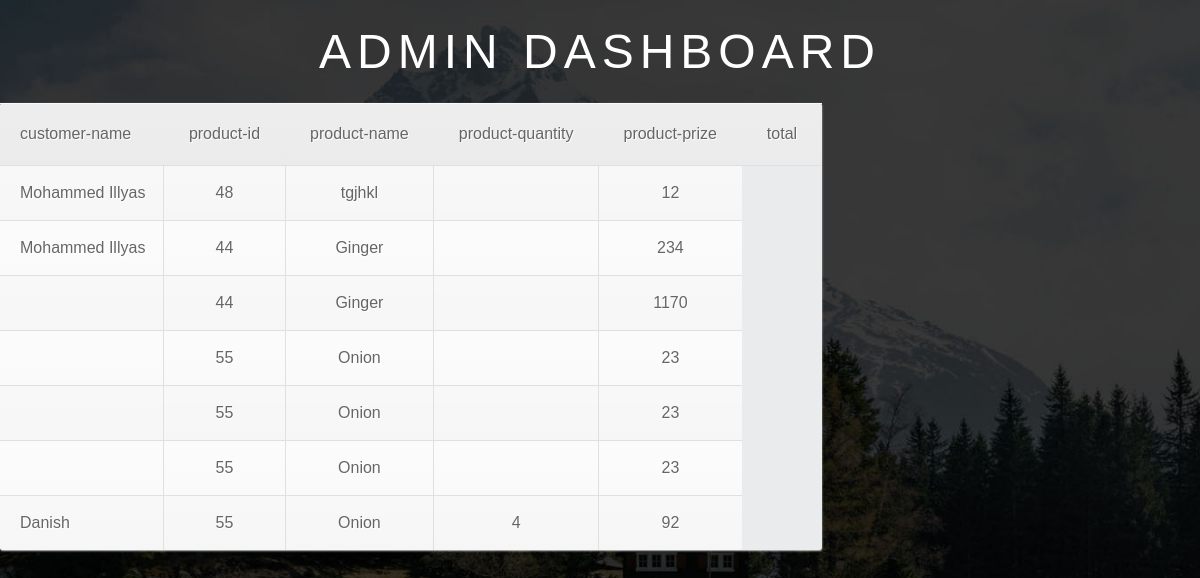
Page /sale.php on the committed database.
### tables this page shows
CREATE TABLE `tb_pdtmaster` (
  `prm_ID` int(10) NOT NULL,
  `prm_Name` varchar(20) NOT NULL,
  `prm_Path` varchar(200) NOT NULL,
  `prm_frm_ID` int(10) NOT NULL,
  `status` varchar(1) NOT NULL
);

### sale.php (the view, shortened to what this page needs)
<html>
<head>
<link href="css/style.css" rel="stylesheet" type="text/css" media="all">
<link href="css/font-awesome.min.css" rel="stylesheet" type="text/css" media="all">
</head>
<body style="background-color:#ffffff">
	<div class="header-w3l">
		<h1>Admin Dashboard</h1>
	</div>
	<div style="width: 70%  ">
<table cellspacing='0'>
	<thead>
		<tr>
			<th>customer-name</th>
			<th>product-id</th>
			<th>product-name</th>
			<th>product-quantity</th>
			<th>product-prize</th>
			<th>total</th>
		</tr>
	</thead>
	<tbody>
	<?php
require"connection.php";
 $sqlDetail = "  SELECT cus_Name, prm_ID, prm_Name, sal_Quantity,sal_prd_Prize FROM sales A
 INNER JOIN tb_pdtmaster B on B.prm_ID  = A.sal_prm_ID
INNER JOIN customer C on C.cus_ID  = A.sal_cus_ID
group By sal_ID
order By sal_ID";
$result = mysqli_query($con,$sqlDetail);
if($result){
	$f = mysqli_num_rows($result);
	for ($i=0; $i < $f ; $i++) {
		$row = mysqli_fetch_row($result);
		if ($i % 2 == 0) {
			echo "<tr class = 'even'>";
		}
		else{
				echo "<tr>";
		}
		echo "<td>$row[0] </td>
			<td>$row[1] </td>
			<td>$row[2] </td>
			<td>$row[3] </td>
			<td>$row[4] </td>
			</tr>";
	}
}else{
	echo"Failed".mysqli_error($con);
}
?>
	</table>
	</div>

### css/style.css (style rules this page uses)
html,body,div,span,applet,object,iframe,h1,h2,h3,h4,h5,h6,p,blockquote,pre,a,abbr,acronym,address,big,cite,code,del,dfn,em,img,ins,kbd,q,s,samp,small,strike,strong,sub,sup,tt,var,b,u,i,dl,dt,dd,ol,nav ul,nav li,fieldset,form,label,legend,table,caption,tbody,tfoot,thead,tr,th,td,article,aside,canvas,details,embed,figure,figcaption,footer,header,hgroup,menu,nav,output,ruby,section,summary,time,mark,audio,video { margin:0;padding:0;border:0;font-size:100%;font:inherit;vertical-align:baseline; }
table { border-collapse:collapse;border-spacing:0; }
body { background:url('../images/bg.jpg') no-repeat 0% 100% fixed; background-size: cover; font-family: 'Lato', sans-serif; text-align:center; }
.header-w3l { margin: 2% auto; }
.header-w3l h1 { font-size: 3em; letter-spacing: 6px; color: white; font-weight: 400; text-transform: uppercase; }
table { font-family:Arial, Helvetica, sans-serif; color:#666; font-size:12px; text-shadow: 1px 1px 0px #fff; background:#eaebec; margin:20px; border:#ccc 1px solid; -moz-border-radius:3px; -webkit-border-radius:3px; border-radius:3px; -moz-box-shadow: 0 1px 2px #d1d1d1; -webkit-box-shadow: 0 1px 2px #d1d1d1; box-shadow: 0 1px 2px #d1d1d1; }
table th { padding:21px 25px 22px 25px; border-top:1px solid #fafafa; border-bottom:1px solid #e0e0e0; background: #ededed; background: -webkit-gradient(linear, left top, left bottom, from(#ededed), to(#ebebeb)); background: -moz-linear-gradient(top, #ededed, #ebebeb); }
table th:first-child { text-align: left; padding-left:20px; }
table tr:first-child th:first-child { -moz-border-radius-topleft:3px; -webkit-border-top-left-radius:3px; border-top-left-radius:3px; }
table tr:first-child th:last-child { -moz-border-radius-topright:3px; -webkit-border-top-right-radius:3px; border-top-right-radius:3px; }
table tr { text-align: center; padding-left:20px; }
table td:first-child { text-align: left; padding-left:20px; border-left: 0; }
table td { padding:18px; border-top: 1px solid #ffffff; border-bottom:1px solid #e0e0e0; border-left: 1px solid #e0e0e0; background: #fafafa; background: -webkit-gradient(linear, left top, left bottom, from(#fbfbfb), to(#fafafa)); background: -moz-linear-gradient(top, #fbfbfb, #fafafa); }
table tr.even td { background: #f6f6f6; background: -webkit-gradient(linear, left top, left bottom, from(#f8f8f8), to(#f6f6f6)); background: -moz-linear-gradient(top, #f8f8f8, #f6f6f6); }
table tr:last-child td { border-bottom:0; }
table tr:last-child td:first-child { -moz-border-radius-bottomleft:3px; -webkit-border-bottom-left-radius:3px; border-bottom-left-radius:3px; }
table tr:last-child td:last-child { -moz-border-radius-bottomright:3px; -webkit-border-bottom-right-radius:3px; border-bottom-right-radius:3px; }
body { font-family: 'Ubuntu Condensed', sans-serif; background:#aadff2f; }

### rows in the picture
tb_pdtmaster: row "Mohammed Illyas", prm_ID "48", prm_Name "tgjhkl", row "12"
tb_pdtmaster: row "Mohammed Illyas", prm_ID "44", prm_Name "Ginger", row "234", row "1170"
tb_pdtmaster: prm_ID "55", prm_Name "Onion", row "23", row "Danish", row "4", row "92"
